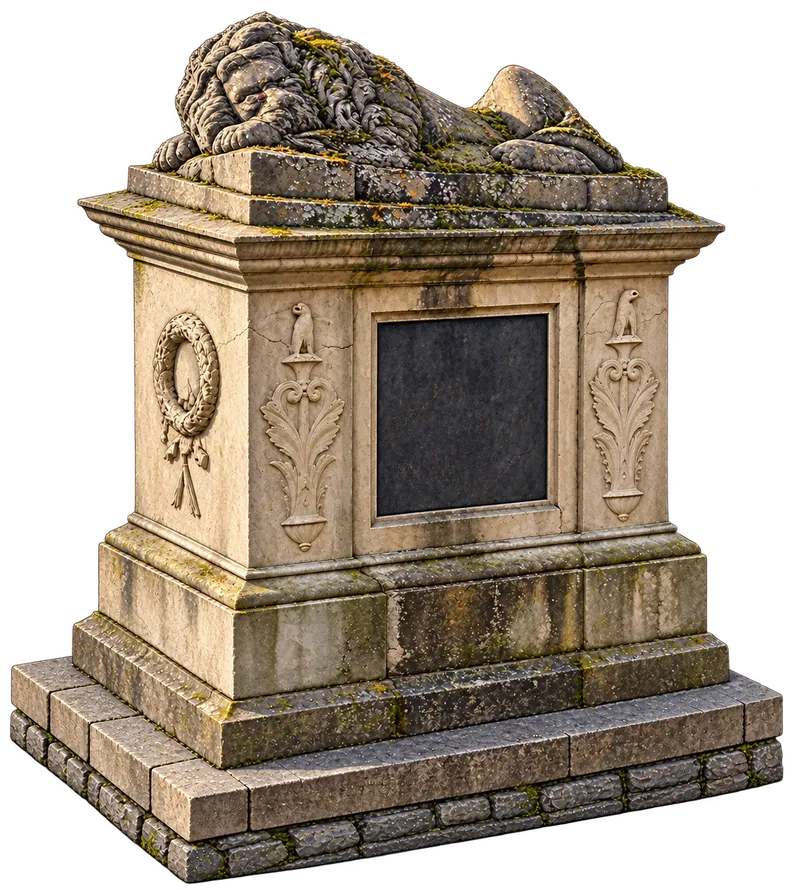
#> input picture assets/lion-ende-alpha8.webp, 793 x 890 px, shrunk from 1184 x 1328 before the run
$ python -i style2-cleanup-pass3.test.py   (imports and definitions only)
#> lines starting #> are read from the running program, lines starting #| are printed output that depends on the picture; after the words box and inside, x2 and y2 are one past the last pixel; in counts of white or black regions, pixels touching at a corner belong together
#> further down, picture is the input picture: PIL image 793x890 RGBA; mean R, G, B, A 84.3, 72.3, 58, 163
"""Versioned edge cleanup: complete set, lossless pairs, anchors and seam reduction."""
from pathlib import Path
from hashlib import sha256
import json
from PIL import Image, ImageFilter, ImageChops

ROOT=Path(__file__).resolve().parents[1]/'dist/assets'
BASE=ROOT/'style2-user-towers-v1'
CLEAN=ROOT/'style2-user-towers-v3'
# [1 line that did not run here, left out]
expected={f'tower_{kind}_lv{level}' for kind in ('bow','cannon','mage','boomerang') for level in (1,2,3)}-{'tower_cannon_lv1'}
# [1 line not run here, left out]

def box(im):
    return im.getchannel('A').point(lambda a:255 if a>16 else 0).getbbox()

def pink_rim(im):
    mask=im.getchannel('A').point(lambda a:255 if a>16 else 0)
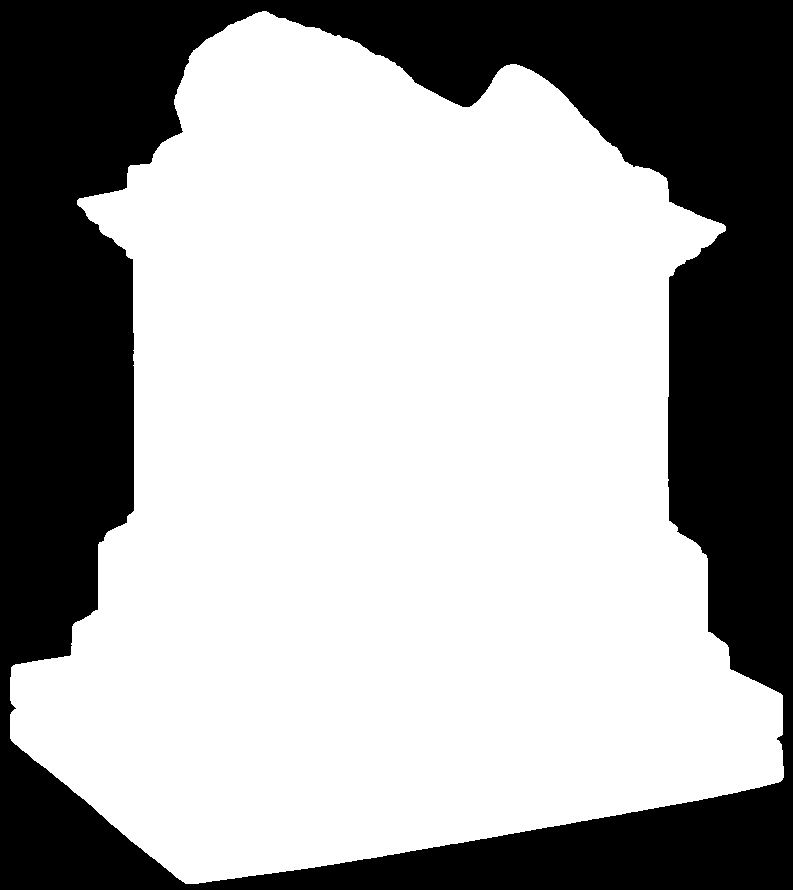
#> mask: PIL image 793x890 L; 64.7% white; 1 black region, box (x1, y1, x2, y2) and area: (0, 0, 793, 890) 248882
    rim=ImageChops.subtract(mask,mask.filter(ImageFilter.MinFilter(5)))
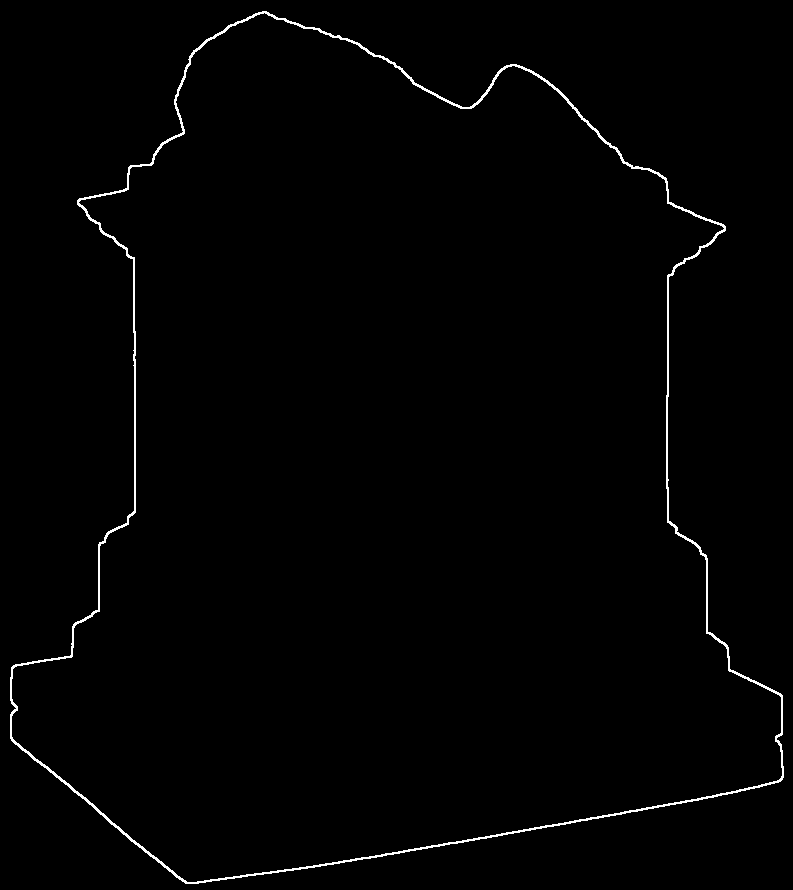
#> rim: PIL image 793x890 L; 1% white in thin lines or dots
    return sum(r>180 and b>120 and g<90 and a>16 and rim.getpixel((x,y))>0
               for y in range(im.height) for x in range(im.width)
               for r,g,b,a in [im.getpixel((x,y))])

stats=[]
# [25 lines not run here, left out]

>>> from PIL import Image
>>> picture = Image.open('../assets/lion-ende-alpha8.webp')
>>> result = pink_rim(picture)
#> result = 0

$ run again, on assets/scenery-alpha8.webp
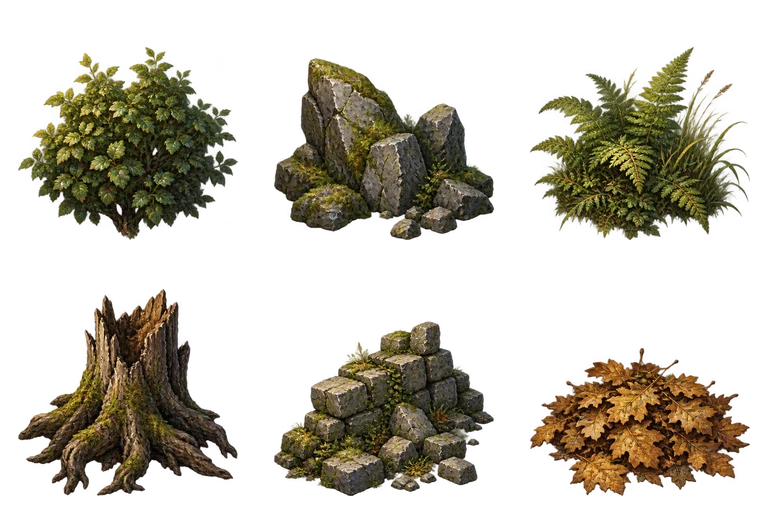
#> input picture assets/scenery-alpha8.webp, 768 x 512 px
#> picture is the input picture: PIL image 768x512 RGBA; mean R, G, B, A 34.4, 29.6, 15.9, 85.9
#> in pink_rim, `mask=im.getchannel('A').point(lambda a:255 if a>16 else 0)`:
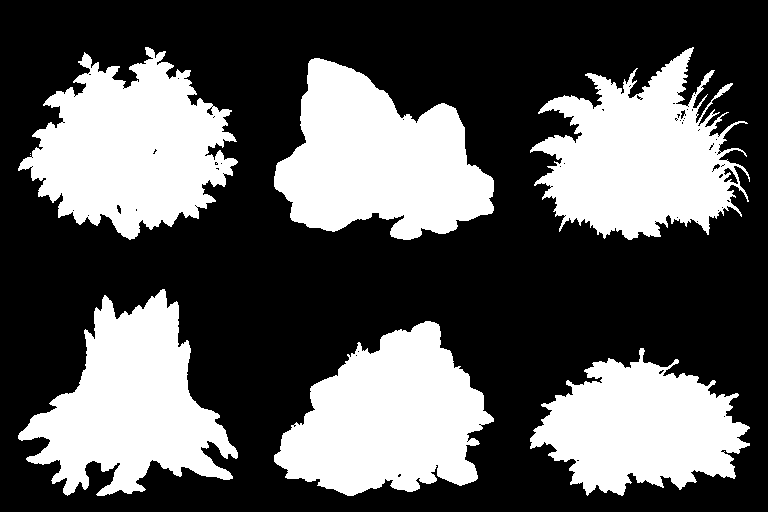
#> mask: PIL image 768x512 L; 36% white; 8 white regions (2 under 20 px), largest, box (x1, y1, x2, y2) and area: (18, 47, 238, 240) 25243, (274, 58, 494, 240) 25090, (274, 321, 494, 496) 24177, (530, 47, 750, 240) 23957, (18, 289, 238, 496) 23459, (530, 348, 750, 496) 19802
#> in pink_rim, `rim=ImageChops.subtract(mask,mask.filter(ImageFilter.MinFilter(5)))`:
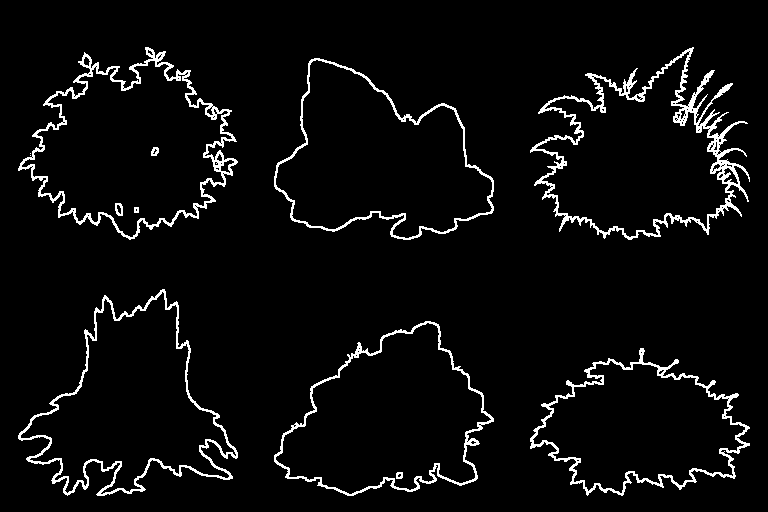
#> rim: PIL image 768x512 L; 4.6% white in thin lines or dots, all inside (x1, y1, x2, y2) = (18, 47, 750, 496)
#> result = 0
